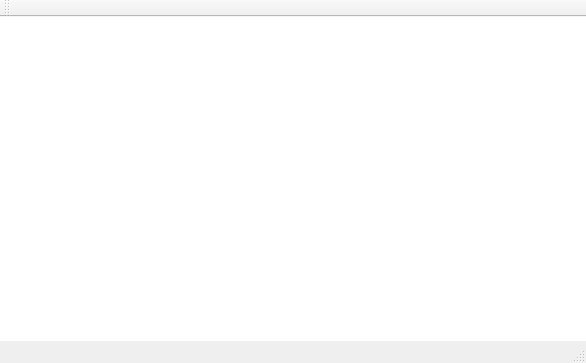
<?xml version="1.0" encoding="UTF-8"?>
<ui version="4.0">
 <class>MainWindow</class>
 <widget class="QMainWindow" name="MainWindow">
  <property name="geometry">
   <rect>
    <x>0</x>
    <y>0</y>
    <width>586</width>
    <height>363</height>
   </rect>
  </property>
  <property name="windowTitle">
   <string>MainWindow</string>
  </property>
  <widget class="QWidget" name="centralWidget">
   <widget class="QGraphicsView" name="graphicsView">
    <property name="geometry">
     <rect>
      <x>-5</x>
      <y>-9</y>
      <width>611</width>
      <height>351</height>
     </rect>
    </property>
   </widget>
  </widget>
  <widget class="QMenuBar" name="menuBar">
   <property name="geometry">
    <rect>
     <x>0</x>
     <y>0</y>
     <width>586</width>
     <height>25</height>
    </rect>
   </property>
  </widget>
  <widget class="QToolBar" name="mainToolBar">
   <attribute name="toolBarArea">
    <enum>TopToolBarArea</enum>
   </attribute>
   <attribute name="toolBarBreak">
    <bool>false</bool>
   </attribute>
  </widget>
  <widget class="QStatusBar" name="statusBar"/>
 </widget>
 <layoutdefault spacing="6" margin="11"/>
 <resources/>
 <connections/>
</ui>
